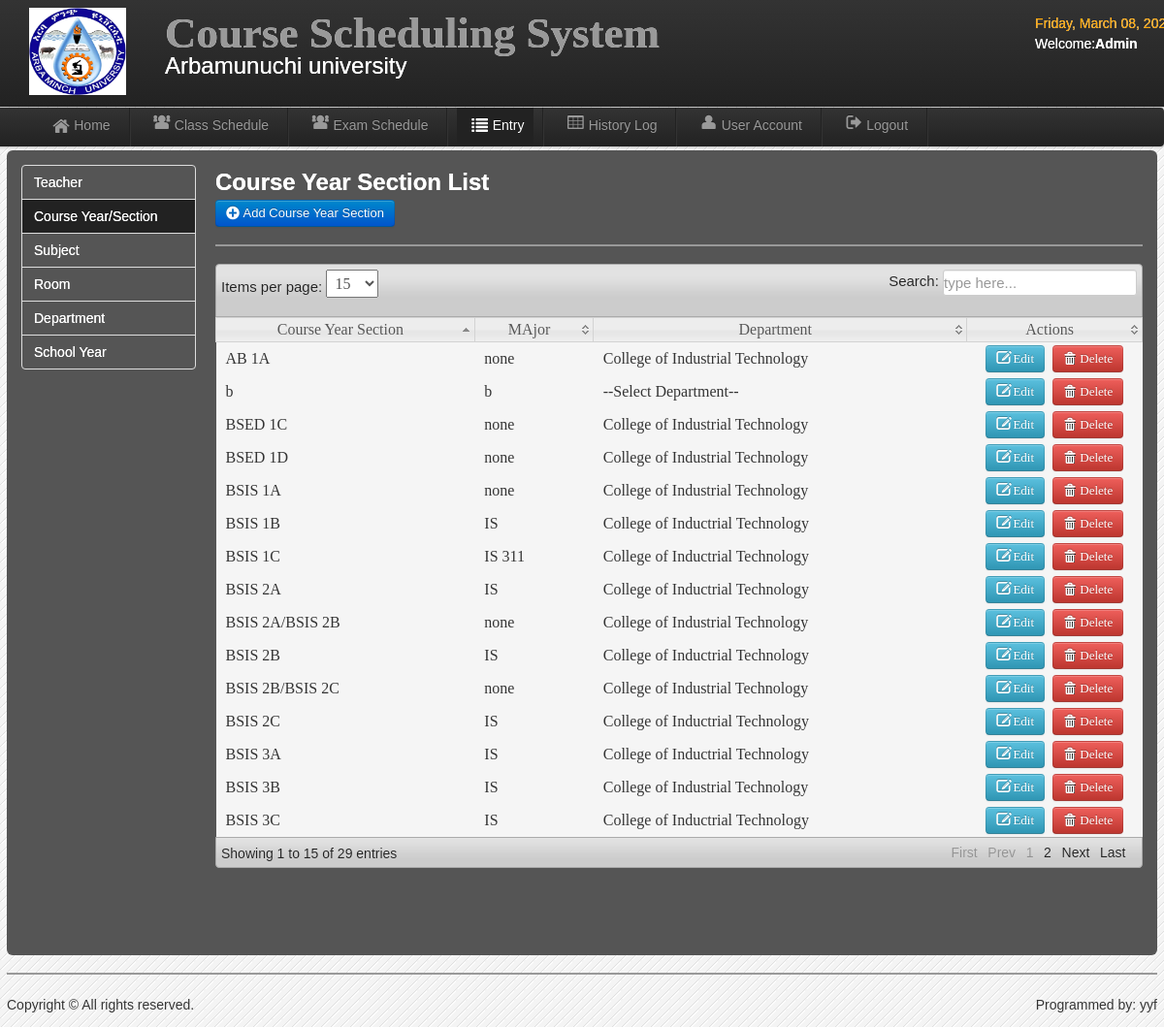
Screenshot of /admin/course.php (signed in) with the database file from the repository.
### tables this page shows
CREATE TABLE `users` (
  `User_id` int(11) NOT NULL,
  `UserName` varchar(20) NOT NULL,
  `Password` varchar(20) NOT NULL,
  `User_Type` varchar(20) NOT NULL,
  `FirstName` varchar(30) NOT NULL,
  `LastName` varchar(30) NOT NULL,
  `College` varchar(20) NOT NULL
);

CREATE TABLE `course` (
  `course_id` int(11) NOT NULL,
  `course_year_section` varchar(100) NOT NULL,
  `Department` varchar(100) NOT NULL,
  `major` varchar(100) NOT NULL
);

### admin/session.php (called while the page is built, shortened)
<?php
        $id_session=$_SESSION['id'];
?>

### admin/course.php (the view, shortened to what this page needs)
<?php include('session.php'); include('header.php'); include('dbcon.php'); ?>
<body>
<?php include('nav-top1.php'); ?>
    <div class="navbar navbar-fixed-top1">
    <div class="navbar-inner">
    <div class="container">
	<div class="marg">
    <ul class="nav">
  <li>
    <a href="home.php"><i class="icon-home icon-large"></i>Home</a>
  </li>
   <li class="divider-vertical"></li>
  <li><a href="schedule.php"><i class="icon-group icon-large"></i>Class Schedule</a></li>
   <li class="divider-vertical"></li>
    <li><a href="exam_schedule.php"><i class="icon-group icon-large"></i>Exam Schedule</a></li>
   <li class="divider-vertical"></li>
  <li class="active"><a href="record.php"><i class="icon-list icon-large"></i>Entry</a></li>
   <li class="divider-vertical"></li>
  <li><a href="history_log.php"><i class="icon-table icon-large"></i>History Log</a></li>
     <li class="divider-vertical"></li>
  <li><a href="user_account.php"><i class="icon-user icon-large"></i>User Account</a></li>
  <li class="divider-vertical"></li>
  <li><a id="logout" data-toggle="modal" href="#myModal"><i class="icon-signout icon-large"></i>Logout</a></li>
   <li class="divider-vertical"></li>
</ul>
    </div>
    </div>
    </div>
    </div>
<div class="wrapper">
<div id="element" class="hero-body-course">
<div class="left-nav">
<ul class="nav nav-tabs nav-stacked">
  <li><a href="record.php"><font color="white">Teacher</font></a></li>
  <li class="active"><a href="course.php"><font color="white">Course Year/Section</font></a></li>
  <li><a href="subject.php"><font color="white">Subject</font></a></li>
  <li><a href="room.php"><font color="white">Room</font></a></li>
  <li><a href="department.php"><font color="white">Department</font></a></li>
  <li><a href="shool_year.php"><font color="white">School Year</font></a></li>
</ul>
</div>
<div class="right-nav-content">
<h2><font color="white">Course Year Section List</font></h2>
	<a class="btn btn-primary" href="add_course.php" >  <i class="icon-plus-sign icon-large"></i>&nbsp;Add Course Year Section</a>
	<hr>
	<table class="users-table">
<div class="demo_jui">
		<table cellpadding="0" cellspacing="0" border="0" class="display" id="log" class="jtable">
			<thead>
				<tr>
				<th>Course Year Section</th>
				<th>MAjor</th>
				<th>Department</th>
				<th>Actions</th>
				</tr>
			</thead>
			<tbody>
<?php
$result=mysqli_query($conn,"select * from course")or die(mysqli_error());
while($row=mysqli_fetch_array($result)){ $id=$row['course_id']
 ?>
<tr class="del<?php echo $id ?>">
	<td><?php echo $row['course_year_section']; ?></td>
	<td><?php echo $row['major'];?></td>
	<td><?php  echo $row['Department'];?></td>
	<td align="center" width="160">
	<a class="btn btn-info" href="update_course.php<?php echo '?id='.$id; ?>"><i class="icon-edit icon-large"></i>&nbsp;Edit</a>&nbsp;
	<a class="btn btn-danger1"   data-toggle="modal" href="#<?php echo $id; ?>">  <i class="icon-trash icon-large"></i>&nbsp;Delete</a>
</td>
<?php }?>
	</tr>
			</tbody>
		</table>
</div>
	</div>
<?php include('footer.php');?>
</div>
</body>

### admin/nav-top1.php
	<div class="navbar navbar-fixed-top">
	<div class="navbar-inner">
	<div class="container">
		<a class="branded">
		<img src="amu.jpg" width="100" height="90">
 	</a>
	<a class="brand">
	 <h1>Course Scheduling System</h1>
	 <div class="chmsc_nav"><font size="5" style="Bookman Old Style" color="white">Arbamunuchi university</font></div>
 	</a>
<div class="time_top">
<font color="orange">
  <?php
 $Today=date('y:m:d');
$new=date('l, F d, Y',strtotime($Today));
echo $new; ?>
</font>
<?php
$logout_query=mysqli_query($conn,"select * from users where User_id=$id_session");
$row=mysqli_fetch_array($logout_query);
$type=$row['User_Type'];
?>
<p><font color="white">Welcome:<b><?php echo $type;?></b>
<?php echo $row['College'] ?></p></font>
</div>
	</div>
	</div>
	</div>

### admin/css/style.css (style rules this page uses)
* { margin:0; padding:0; }
body { font-family:"Trebuchet MS", "Myriad Pro", Arial, sans-serif; font-size:14px; background:#f4f4f4 url(../img/bg.gif) repeat top left; color:#333; text-shadow:0px 0px 0px #fff;; }
h1 { font-size:45px; }
a { color:#777; }
p { padding:5px 0px; }
.wrapper { width:1186px; margin:10px auto; min-height:550px; }

### admin/css/datatable/demo_table_jui.css (style rules this page uses)
table.display thead th { cursor: pointer; padding: 3px 0 3px 10px; }
table.display { border-collapse: collapse; clear: both; margin: 0 auto; width: 100%; }
table.display td { padding: 3px 10px; }
tr.odd { background-color: #F5F5F5; }
tr.even { background-color: #F5F5F5; }
tr.odd td.sorting_1 { background-color: F5F5F5; }
tr.even td.sorting_1 { background-color: F5F5F5; }

### rows the page displays
users: User_Type "Admin"
course: course_year_section "BSIS 1C", major "IS 311", Department "College of Inductrial Technology"
course: course_year_section "BSIS 1B", major "IS", Department "College of Inductrial Technology"
course: course_year_section "BSIS 3B", major "IS", Department "College of Industrial Technology"
course: course_year_section "BSIS 2A", major "IS", Department "College of Inductrial Technology"
course: course_year_section "BSIS 2C", major "IS", Department "College of Inductrial Technology"
course: course_year_section "BSIS 2B", major "IS", Department "College of Inductrial Technology"
course: course_year_section "BSIS 3A", major "IS", Department "College of Inductrial Technology"
course: course_year_section "BSIS 3C", major "IS", Department "College of Inductrial Technology"
course: course_year_section "BSIS 1A", major "none", Department "College of Industrial Technology"
course: course_year_section "BSIS 2A/BSIS 2B", major "none", Department "College of Industrial Technology"
course: course_year_section "BSIS 2B/BSIS 2C", major "none", Department "College of Industrial Technology"
course: course_year_section "b", major "b", Department "--Select Department--"
course: course_year_section "AB 1A", major "none", Department "College of Industrial Technology"
course: course_year_section "BSED 1D", major "none", Department "College of Industrial Technology"
course: course_year_section "BSED 1C", major "none", Department "College of Industrial Technology"
